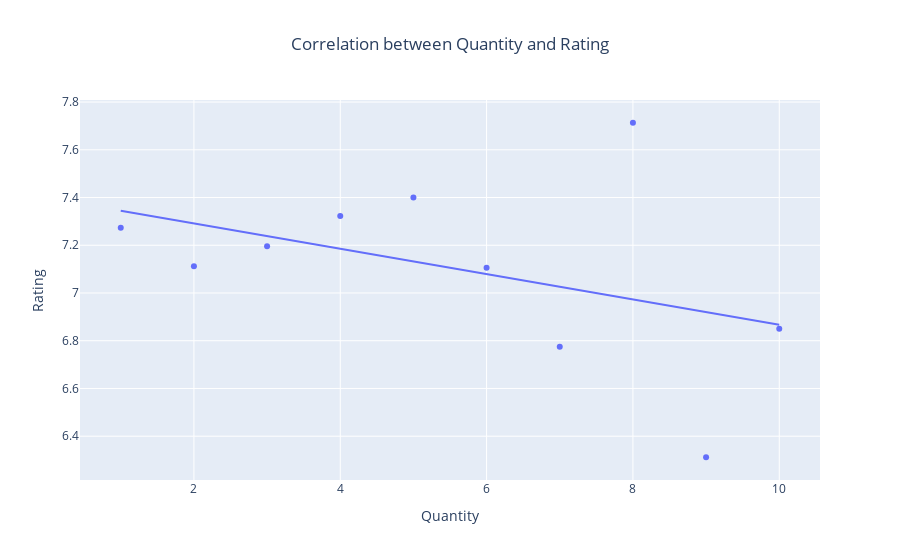

This figure's notebook cell:
### Code cell
#Visualise correlation between quantity and rating

fig7 = px.scatter(quantity_rating, x="Quantity", y="Rating", trendline="ols", title = "Correlation between Quantity and Rating")
fig7.update_layout(title_x=0.5)
fig7.show()

### Figure 1 — Plotly figure (JSON) as saved in the notebook; plotly's stock layout.template omitted (floating-point values rounded to 4 significant figures)
{"data": [{"hovertemplate": "Quantity=%{x}<br>Rating=%{y}<extra></extra>", "legendgroup": "", "marker": {"color": "#636efa", "symbol": "circle"}, "mode": "markers", "name": "", "orientation": "v", "showlegend": false, "type": "scatter", "x": [1, 2, 3, 4, 5, 6, 7, 8, 9, 10], "xaxis": "x", "y": [7.273, 7.112, 7.196, 7.322, 7.4, 7.106, 6.775, 7.713, 6.312, 6.85], "yaxis": "y"}, {"hovertemplate": "<b>OLS trendline</b><br>Rating = -0.0531062 * Quantity + 7.39805<br>R<sup>2</sup>=0.173116<br><br>Quantity=%{x}<br>Rating=%{y} <b>(trend)</b><extra></extra>", "legendgroup": "", "marker": {"color": "#636efa", "symbol": "circle"}, "mode": "lines", "name": "", "showlegend": false, "type": "scatter", "x": [1, 2, 3, 4, 5, 6, 7, 8, 9, 10], "xaxis": "x", "y": [7.345, 7.292, 7.239, 7.186, 7.133, 7.079, 7.026, 6.973, 6.92, 6.867], "yaxis": "y"}], "layout": {"autosize": true, "legend": {"tracegroupgap": 0}, "title": {"text": "Correlation between Quantity and Rating", "x": 0.5}, "xaxis": {"anchor": "y", "autorange": true, "domain": [0, 1], "range": [0.4554, 10.54], "title": {"text": "Quantity"}, "type": "linear"}, "yaxis": {"anchor": "x", "autorange": true, "domain": [0, 1], "range": [6.196, 7.829], "title": {"text": "Rating"}, "type": "linear"}}}
